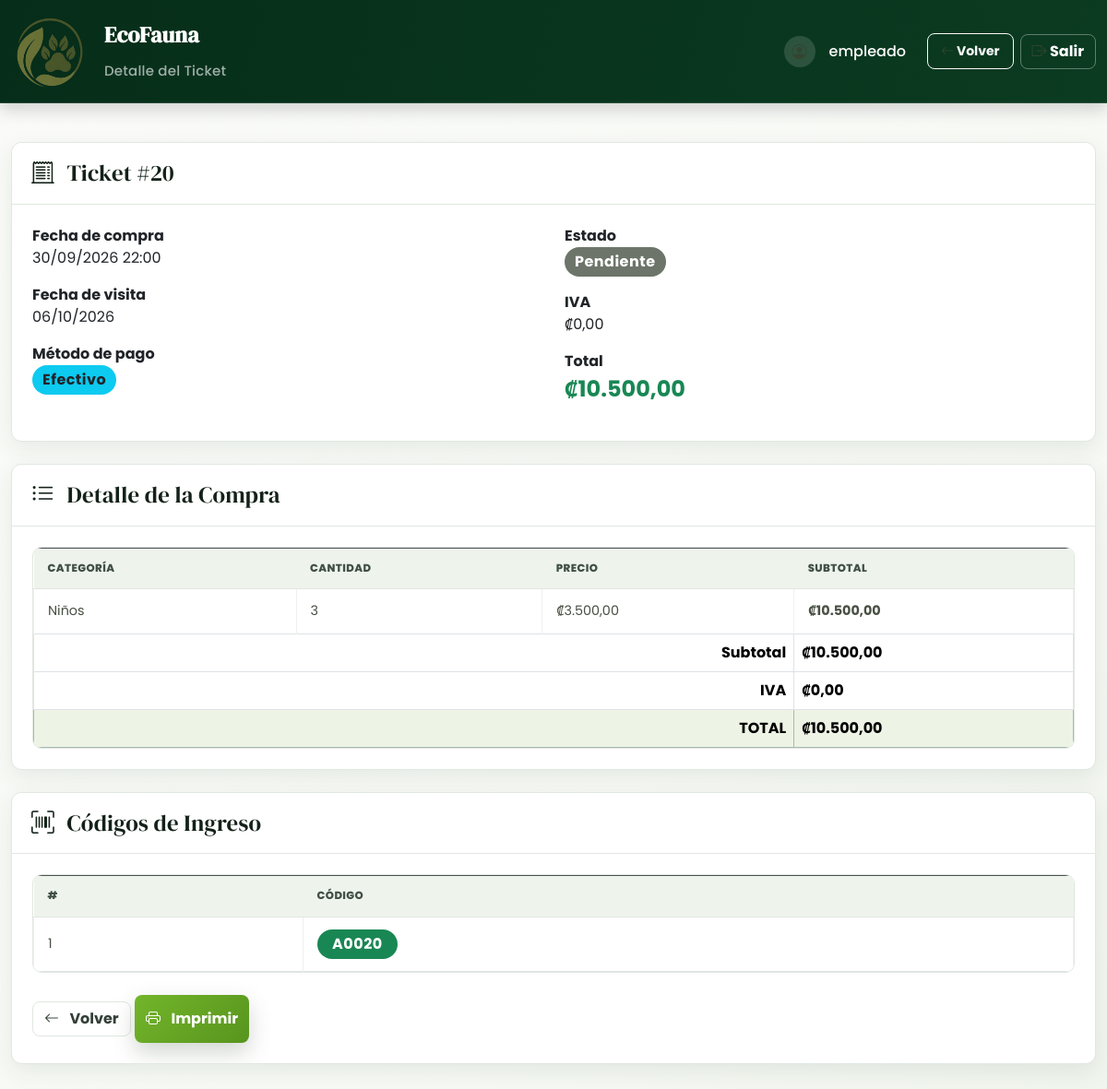
The page /detalle_ticket.php?id=20 (signed in) on the database its author committed.
### tables this page shows
CREATE TABLE ticket_entrada(
    id_ticket_entrada INT AUTO_INCREMENT PRIMARY KEY,
    id_usuario INT,
    metodo_pago VARCHAR(50),
    fecha_emision DATETIME DEFAULT CURRENT_TIMESTAMP,
    total_ticket DECIMAL(10, 2) NOT NULL,
    iva DECIMAL(10, 2) NOT NULL DEFAULT 0.00,
    estado VARCHAR(30),
    id_disponibilidad INT,
    FOREIGN KEY(id_usuario) REFERENCES usuario(id_usuario),
    FOREIGN KEY(id_disponibilidad) REFERENCES disponibilidad_dia_zoo(id_disponibilidad)
);

CREATE TABLE disponibilidad_dia_zoo(
    id_disponibilidad INT AUTO_INCREMENT PRIMARY KEY,
    fecha DATE NOT NULL UNIQUE,
    hora_apertura TIME DEFAULT '08:00:00',
    hora_cierre TIME DEFAULT '16:00:00',
    capacidad_total INT NOT NULL,
    capacidad_disponible INT NOT NULL,
    estado VARCHAR(20) DEFAULT 'Disponible',
    id_usuario_admin INT,
    FOREIGN KEY(id_usuario_admin) REFERENCES usuario(id_usuario),
    CONSTRAINT chk_capacidad_disponibilidad CHECK (
        capacidad_total > 0
        AND capacidad_disponible BETWEEN 0 AND capacidad_total
    ),
    CONSTRAINT chk_horario_disponibilidad CHECK (
        hora_apertura < hora_cierre
    ),
    CONSTRAINT chk_estado_disponibilidad CHECK (
        estado IN ('Disponible', 'Completado', 'Cerrado')
    )
);

CREATE TABLE detalle_ticket_entrada(
    id_detalle_ticket_entrada INT AUTO_INCREMENT PRIMARY KEY,
    id_ticket_entrada INT,
    id_tarifa INT,
    cantidad INT,
    precio DECIMAL(10, 2) NOT NULL,
    subtotal DECIMAL(10, 2) NOT NULL,
    FOREIGN KEY (id_ticket_entrada) REFERENCES ticket_entrada(id_ticket_entrada),
    FOREIGN KEY (id_tarifa) REFERENCES tarifa_entrada(id_tarifa)
);

CREATE TABLE tarifa_entrada (
    id_tarifa INT AUTO_INCREMENT PRIMARY KEY,
    categoria VARCHAR(30) NOT NULL UNIQUE,
    precio DECIMAL(10, 2) NOT NULL,
    estado VARCHAR(20)
);

CREATE TABLE boleto_zoologico (
    id_boleto_zoologico INT AUTO_INCREMENT PRIMARY KEY,
    id_ticket_entrada INT NOT NULL,
    codigo_ingreso CHAR(5) UNIQUE,
    estado_ticket VARCHAR(20) DEFAULT 'Activo',
    FOREIGN KEY(id_ticket_entrada) REFERENCES ticket_entrada(id_ticket_entrada)
);

### public/index.php (called while the page is built, shortened)
<?php
$base = rtrim(str_replace('\\', '/', dirname($_SERVER['SCRIPT_NAME'] ?? '/index.php')), '/.');
$solicitud = rawurldecode(parse_url($_SERVER['REQUEST_URI'] ?? '/', PHP_URL_PATH) ?: '/');
$ruta = ltrim(substr($solicitud, strlen($base)), '/');
$ruta = $ruta === '' ? 'index.php' : $ruta;
$rutas = require dirname(__DIR__) . '/config/rutas.php';
require dirname(__DIR__) . '/' . $rutas[$ruta];

### app/modulos/entradas/detalle.php (the view, shortened to what this page needs)
<?php
require_once __DIR__ . "/../../../config/database.php";
$rol = $_SESSION["rol"];
$idUsuario = (int) ($_SESSION["id_usuario"] ?? 0);
$rutaRegreso = $rol === "Cliente" ? "mis_entradas.php" : "empleado.php";
$idTicket = filter_input(INPUT_GET, "id", FILTER_VALIDATE_INT);
function escaparDetalle(string $texto): string
{
    return htmlspecialchars($texto, ENT_QUOTES, "UTF-8");
}
$sqlTicket = "
    SELECT
        t.id_ticket_entrada,
        t.fecha_emision,
        t.metodo_pago,
        t.total_ticket,
        t.iva,
        t.estado,
        d.fecha AS fecha_visita
    FROM ticket_entrada t
    INNER JOIN disponibilidad_dia_zoo d
        ON d.id_disponibilidad = t.id_disponibilidad
    WHERE t.id_ticket_entrada = ?
";
$stmt = mysqli_prepare($conexion, $sqlTicket);
if ($rol === "Cliente") {
    mysqli_stmt_bind_param($stmt, "ii", $idTicket, $idUsuario);
} else {
    mysqli_stmt_bind_param($stmt, "i", $idTicket);
}
if (!mysqli_stmt_execute($stmt)) {
    error_log(
        "Error consultando el detalle del ticket: " .
            mysqli_stmt_error($stmt),
    );
    mysqli_stmt_close($stmt);
    regresarDesdeDetalle($rutaRegreso);
}
$ticket = mysqli_fetch_assoc(mysqli_stmt_get_result($stmt));
$sqlDetalle = "
    SELECT
        te.categoria,
        dt.cantidad,
        dt.precio,
        dt.subtotal
    FROM detalle_ticket_entrada dt
    INNER JOIN tarifa_entrada te
        ON te.id_tarifa = dt.id_tarifa
    WHERE dt.id_ticket_entrada = ?
";
$stmt = mysqli_prepare($conexion, $sqlDetalle);
mysqli_stmt_bind_param($stmt, "i", $idTicket);
if (!mysqli_stmt_execute($stmt)) {
    error_log(
        "Error consultando los conceptos del ticket: " .
            mysqli_stmt_error($stmt),
    );
    mysqli_stmt_close($stmt);
    regresarDesdeDetalle($rutaRegreso);
}
$detalle = mysqli_stmt_get_result($stmt);
$sqlBoletos = "
    SELECT codigo_ingreso
    FROM boleto_zoologico
    WHERE id_ticket_entrada = ?
    ORDER BY id_boleto_zoologico
";
$stmt = mysqli_prepare($conexion, $sqlBoletos);
mysqli_stmt_bind_param($stmt, "i", $idTicket);
if (!mysqli_stmt_execute($stmt)) {
    error_log(
        "Error consultando los códigos del ticket: " .
            mysqli_stmt_error($stmt),
    );
    mysqli_stmt_close($stmt);
    regresarDesdeDetalle($rutaRegreso);
}
$boletos = mysqli_stmt_get_result($stmt);
?>
<!DOCTYPE html>
<html lang="es">
<head>
    <link href="https://cdn.jsdelivr.net/npm/bootstrap@5.3.7/dist/css/bootstrap.min.css" rel="stylesheet">
    <link rel="stylesheet" href="https://cdn.jsdelivr.net/npm/bootstrap-icons@1.13.1/font/bootstrap-icons.min.css">
    <link rel="stylesheet" href="css/styleEmpleado.css">
    <link rel="stylesheet" href="css/ecofauna-unified.css?v=1">
</head>
<body class="ecofauna-unified">
    <nav class="navbar navbar-expand-lg navbar-ecofauna shadow">
        <div class="container-fluid">
            <a class="navbar-brand d-flex align-items-center" href="<?= $rutaRegreso ?>">
                <img src="img/LogoEcoFauna1.png"
                    class="logo-navbar"
                    alt="Logo EcoFauna">
                <div class="ms-3">
                    <strong>EcoFauna</strong><br>
                    <small>Detalle del Ticket</small>
                </div>
            </a>
            <div class="navbar-usuario">
                <i class="bi bi-person-circle me-2"></i>
                <?= escaparDetalle($_SESSION["usuario"]) ?>
                <a href="<?= $rutaRegreso ?>" class="btn btn-outline-light btn-sm ms-3">
                    <i class="bi bi-arrow-left"></i>
                    Volver
                </a>
                <form action="logout.php" method="POST" class="m-0">
                    <button type="submit" class="btn btn-salir">
                        <i class="bi bi-box-arrow-right"></i>
                        Salir
                    </button>
                </form>
            </div>
        </div>
    </nav>
    <main class="container mt-4">
        <section class="card card-shadow mb-4">
            <div class="card-header bg-primary text-white">
                <h5 class="mb-0">
                    <i class="bi bi-receipt-cutoff me-2"></i>
                    Ticket #<?= (int) $ticket["id_ticket_entrada"] ?>
                </h5>
            </div>
            <div class="card-body">
                <div class="row">
                    <div class="col-md-6">
                        <div class="mb-3">
                            <strong>Fecha de compra</strong><br>
                            <?= date(
                                "d/m/Y H:i",
                                strtotime($ticket["fecha_emision"]),
                            ) ?>
                        </div>
                        <div class="mb-3">
                            <strong>Fecha de visita</strong><br>
                            <?= date("d/m/Y", strtotime($ticket["fecha_visita"])) ?>
                        </div>
                        <div class="mb-3">
                            <strong>Método de pago</strong><br>
                            <span class="badge bg-info text-dark fs-6">
                                <?= escaparDetalle($ticket["metodo_pago"]) ?>
                            </span>
                        </div>
                    </div>
                    <div class="col-md-6">
                        <div class="mb-3">
                            <strong>Estado</strong><br>
                            <?php if ($ticket["estado"] === "Pagada"): ?>
                                <span class="badge bg-success fs-6">
                                    <?= escaparDetalle($ticket["estado"]) ?>
                                </span>
                            <?php else: ?>
                                <span class="badge bg-secondary fs-6">
                                    <?= escaparDetalle($ticket["estado"]) ?>
                                </span>
                            <?php endif; ?>
                        </div>
                        <div class="mb-3">
                            <strong>IVA</strong><br>
                            ₡<?= number_format($ticket["iva"], 2, ",", ".") ?>
                        </div>
                        <div class="mb-3">
                            <strong>Total</strong><br>
                            <span class="fw-bold text-success fs-4">
                                ₡<?= number_format(
                                        $ticket["total_ticket"],
                                        2,
                                        ",",
                                        ".",
                                    ) ?>
                            </span>
                        </div>
                    </div>
                </div>
            </div>
        </section>
        <section class="card card-shadow mb-4">
            <div class="card-header bg-primary text-white">
                <h5 class="mb-0">
                    <i class="bi bi-list-ul me-2"></i>
                    Detalle de la Compra
                </h5>
            </div>
            <div class="card-body">
                <div class="table-responsive">
                    <table class="table table-hover table-bordered align-middle">
                        <thead class="table-dark">
                            <tr>
                                <th>Categoría</th>
                                <th>Cantidad</th>
                                <th>Precio</th>
                                <th>Subtotal</th>
                            </tr>
                        </thead>
                        <tbody>
                            <?php
                            $subtotal = 0;
                            while ($fila = mysqli_fetch_assoc($detalle)):
                                $subtotal += $fila["subtotal"]; ?>
                                <tr>
                                    <td>
                                        <?= escaparDetalle($fila["categoria"]) ?>
                                    </td>
                                    <td>
                                        <?= (int) $fila["cantidad"] ?>
                                    </td>
                                    <td>
                                        ₡<?= number_format($fila["precio"], 2, ",", ".") ?>
                                    </td>
                                    <td class="fw-bold">
                                        ₡<?= number_format(
                                                $fila["subtotal"],
                                                2,
                                                ",",
                                                ".",
                                            ) ?>
                                    </td>
                                </tr>
                            <?php
                            endwhile;
                            ?>
                        </tbody>
                        <tfoot>
                            <tr>
                                <th colspan="3" class="text-end">
                                    Subtotal
                                </th>
                                <th>
                                    ₡<?= number_format($subtotal, 2, ",", ".") ?>
                                </th>
                            </tr>
                            <tr>
                                <th colspan="3" class="text-end">
                                    IVA
                                </th>
                                <th>
                                    ₡<?= number_format(
                                            $ticket["iva"],
                                            2,
                                            ",",
                                            ".",
                                        ) ?>
                                </th>
                            </tr>
                            <tr class="table-success">
                                <th colspan="3" class="text-end">
                                    TOTAL
                                </th>
                                <th>
                                    ₡<?= number_format(
                                            $ticket["total_ticket"],
                                            2,
                                            ",",
                                            ".",
                                        ) ?>
                                </th>
                            </tr>
                        </tfoot>
                    </table>
                </div>
            </div>
        </section>
        <section class="card card-shadow">
            <div class="card-header bg-primary text-white">
                <h5 class="mb-0">
                    <i class="bi bi-upc-scan me-2"></i>
                    Códigos de Ingreso
                </h5>
            </div>
            <div class="card-body">
                <div class="table-responsive">
                    <table class="table table-hover table-bordered align-middle">
                        <thead class="table-dark">
                            <tr>
                                <th>#</th>
                                <th>Código</th>
                            </tr>
                        </thead>
                        <tbody>
                            <?php
                            $i = 1;
                            while ($boleto = mysqli_fetch_assoc($boletos)): ?>
                                <tr>
                                    <td>
                                        <?= $i++ ?>
                                    </td>
                                    <td>
                                        <span class="badge bg-success fs-6 px-3 py-2">
                                            <?= escaparDetalle($boleto["codigo_ingreso"]) ?>
                                        </span>
                                    </td>
                                </tr>
                            <?php endwhile;
                            ?>
                        </tbody>
                    </table>
                </div>
                <div class="mt-4">
                    <a href="<?= $rutaRegreso ?>" class="btn btn-secondary">
                        <i class="bi bi-arrow-left me-2"></i>
                        Volver
                    </a>
                    <button id="imprimirTicket" type="button" class="btn btn-success">
                        <i class="bi bi-printer me-2"></i>
                        Imprimir
                    </button>
                </div>
            </div>
        </section>
    </main>
</body>
</html>

### rows shown on the page
ticket_entrada: id_ticket_entrada "20", fecha_emision "30/09/2026 22:00", id_disponibilidad.fecha "06/10/2026", metodo_pago "Efectivo", estado "Pendiente", iva "0,00", total_ticket "10.500,00"
detalle_ticket_entrada: id_tarifa.categoria "Niños", cantidad "3", precio "3.500,00", subtotal "10.500,00"
boleto_zoologico: codigo_ingreso "A0020"

### other values the page prints
escaparDetalle($_SESSION["usuario"]) "empleado"
$subtotal "10.500,00"
